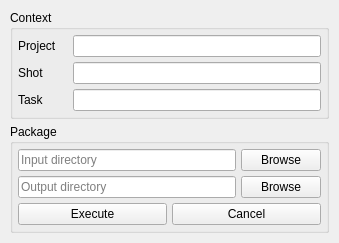
<?xml version="1.0" encoding="UTF-8"?>
<ui version="4.0">
 <class>frm_main</class>
 <widget class="QFrame" name="frm_main">
  <property name="geometry">
   <rect>
    <x>0</x>
    <y>0</y>
    <width>339</width>
    <height>236</height>
   </rect>
  </property>
  <property name="windowTitle">
   <string>Frame</string>
  </property>
  <layout class="QVBoxLayout" name="verticalLayout">
   <property name="spacing">
    <number>5</number>
   </property>
   <property name="leftMargin">
    <number>10</number>
   </property>
   <property name="topMargin">
    <number>10</number>
   </property>
   <property name="rightMargin">
    <number>10</number>
   </property>
   <property name="bottomMargin">
    <number>10</number>
   </property>
   <item>
    <widget class="QGroupBox" name="groupBox_2">
     <property name="title">
      <string>Context</string>
     </property>
     <layout class="QVBoxLayout" name="verticalLayout_3">
      <property name="spacing">
       <number>5</number>
      </property>
      <property name="leftMargin">
       <number>5</number>
      </property>
      <property name="topMargin">
       <number>5</number>
      </property>
      <property name="rightMargin">
       <number>5</number>
      </property>
      <property name="bottomMargin">
       <number>5</number>
      </property>
      <item>
       <layout class="QHBoxLayout" name="horizontalLayout_4">
        <item>
         <widget class="QLabel" name="label">
          <property name="minimumSize">
           <size>
            <width>50</width>
            <height>0</height>
           </size>
          </property>
          <property name="text">
           <string>Project</string>
          </property>
         </widget>
        </item>
        <item>
         <widget class="QLineEdit" name="lne_project">
          <property name="text">
           <string/>
          </property>
         </widget>
        </item>
       </layout>
      </item>
      <item>
       <layout class="QHBoxLayout" name="horizontalLayout_5">
        <item>
         <widget class="QLabel" name="label_2">
          <property name="minimumSize">
           <size>
            <width>50</width>
            <height>0</height>
           </size>
          </property>
          <property name="text">
           <string>Shot</string>
          </property>
         </widget>
        </item>
        <item>
         <widget class="QLineEdit" name="lne_shot">
          <property name="text">
           <string/>
          </property>
         </widget>
        </item>
       </layout>
      </item>
      <item>
       <layout class="QHBoxLayout" name="horizontalLayout_6">
        <item>
         <widget class="QLabel" name="label_3">
          <property name="minimumSize">
           <size>
            <width>50</width>
            <height>0</height>
           </size>
          </property>
          <property name="text">
           <string>Task</string>
          </property>
         </widget>
        </item>
        <item>
         <widget class="QLineEdit" name="lne_task">
          <property name="text">
           <string/>
          </property>
         </widget>
        </item>
       </layout>
      </item>
     </layout>
    </widget>
   </item>
   <item>
    <widget class="QGroupBox" name="groupBox">
     <property name="title">
      <string>Package</string>
     </property>
     <layout class="QVBoxLayout" name="verticalLayout_2">
      <property name="spacing">
       <number>5</number>
      </property>
      <property name="leftMargin">
       <number>5</number>
      </property>
      <property name="topMargin">
       <number>5</number>
      </property>
      <property name="rightMargin">
       <number>5</number>
      </property>
      <property name="bottomMargin">
       <number>5</number>
      </property>
      <item>
       <layout class="QHBoxLayout" name="horizontalLayout">
        <property name="spacing">
         <number>5</number>
        </property>
        <item>
         <widget class="QLineEdit" name="lne_input_directory">
          <property name="placeholderText">
           <string>Input directory</string>
          </property>
         </widget>
        </item>
        <item>
         <widget class="QPushButton" name="pbt_browse_input">
          <property name="text">
           <string>Browse</string>
          </property>
         </widget>
        </item>
       </layout>
      </item>
      <item>
       <layout class="QHBoxLayout" name="horizontalLayout_2">
        <property name="spacing">
         <number>5</number>
        </property>
        <item>
         <widget class="QLineEdit" name="lne_output_directory">
          <property name="placeholderText">
           <string>Output directory</string>
          </property>
         </widget>
        </item>
        <item>
         <widget class="QPushButton" name="pbt_browse_output">
          <property name="text">
           <string>Browse</string>
          </property>
         </widget>
        </item>
       </layout>
      </item>
      <item>
       <layout class="QHBoxLayout" name="horizontalLayout_3">
        <property name="spacing">
         <number>5</number>
        </property>
        <item>
         <widget class="QPushButton" name="pbt_execute">
          <property name="text">
           <string>Execute</string>
          </property>
         </widget>
        </item>
        <item>
         <widget class="QPushButton" name="pbt_cancel">
          <property name="text">
           <string>Cancel</string>
          </property>
         </widget>
        </item>
       </layout>
      </item>
     </layout>
    </widget>
   </item>
  </layout>
 </widget>
 <resources/>
 <connections/>
</ui>
